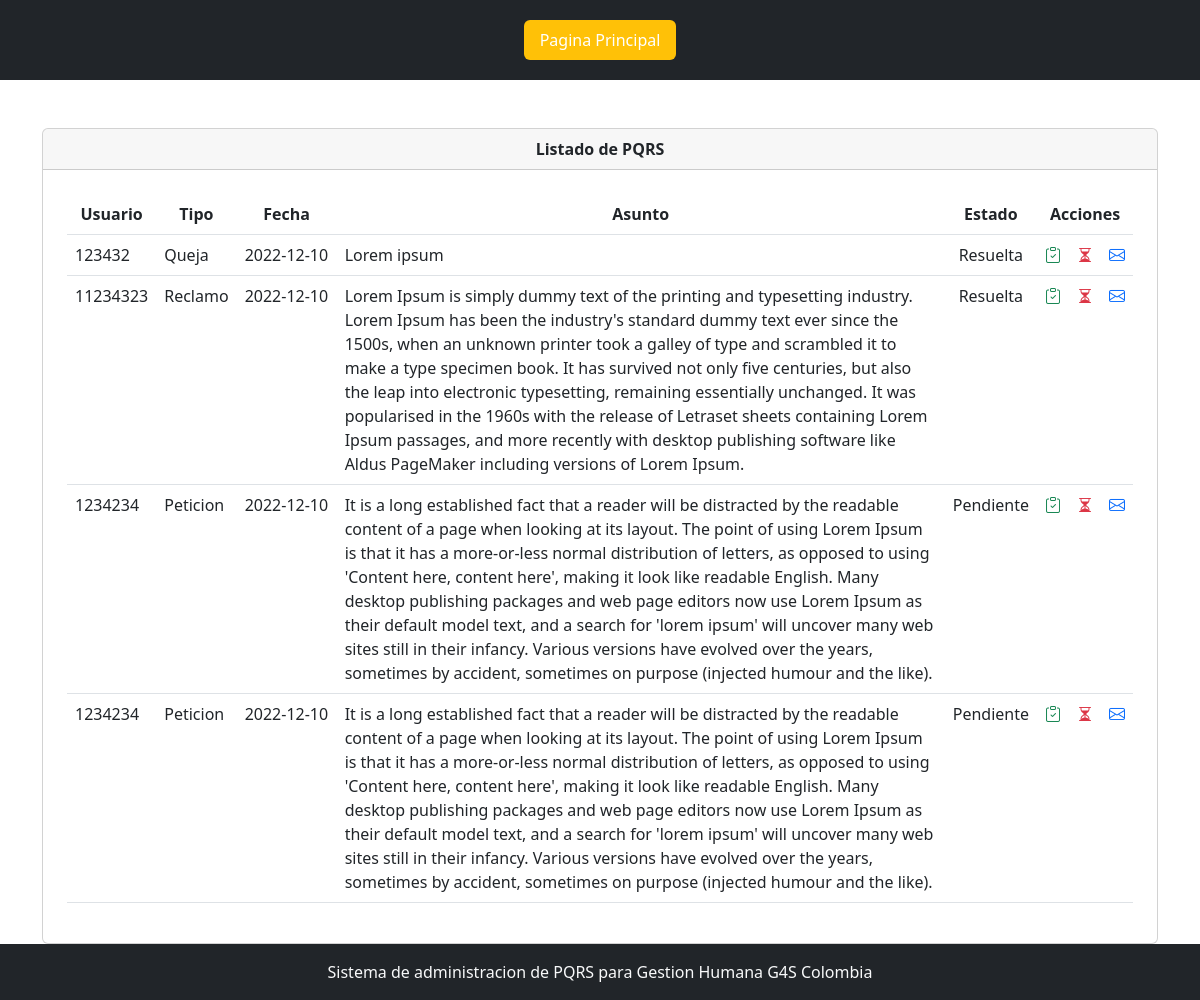
/adminModule.php, run on the app's committed database.
### tables this page shows
CREATE TABLE `PQR` (
  `ID` int(11) NOT NULL,
  `CEDULA` int(11) NOT NULL,
  `TIPO` text NOT NULL,
  `ASUNTO` text NOT NULL,
  `FECHA` date NOT NULL DEFAULT current_timestamp(),
  `ESTADO` text NOT NULL,
  `CORREO` text NOT NULL
);

### adminModule.php (the view, shortened to what this page needs)
<?php include './template/adminModuleHeader.php' ?>
<?php
include_once './model/connection.php';
$sentencia = $bd->query("SELECT * FROM PQR");
$pqr = $sentencia->fetchAll(PDO::FETCH_OBJ);
?>
<main>
    <div class="container mt-5">
        <div class="row justify-content-center">
            <div class="col-md-12">
                <div class="card">
                    <div class="card-header text-center">
                        <strong>Listado de PQRS</strong>
                    </div>
                    <div class="p-4">
                        <div class="table-responsive align-middle">
                            <table class="table">
                                <thead>
                                    <tr class="text-center">
                                        <th scope="col">Usuario</th>
                                        <th scope="col">Tipo</th>
                                        <th style="width: 100px;" scope="col">Fecha</th>
                                        <th scope="col">Asunto</th>
                                        <th scope="col">Estado</th>
                                        <th scope="col" colspan="3">Acciones</th>
                                    </tr>
                                </thead>
                                <tbody>
                                    <?php
                                    foreach ($pqr as $dato) {
                                    ?>
                                        <tr class="">
                                            <td><?php echo $dato->CEDULA; ?></td>
                                            <td><?php echo $dato->TIPO; ?></td>
                                            <td><?php echo $dato->FECHA; ?></td>
                                            <td><?php echo $dato->ASUNTO; ?></td>
                                            <td class="text-center"><?php echo $dato->ESTADO; ?></td>
                                            <td class="text-center text-success"><a title="Marcar como Resuelta" href="setEstado.php?action=Resuelta&codigo=<?php echo $dato->ID; ?>"><i class="bi bi-clipboard-check text-success"></i></a></td>
                                            <td><a title="Marcar como Pendiente" href="setEstado.php?action=Pendiente&codigo=<?php echo $dato->ID; ?>"><i class="bi bi-hourglass-split text-danger"></i></a></td>
                                            <td><a title="Responder" href="mailto:<?php echo $dato->CORREO; ?>" target="_blank"><i class="bi bi-envelope text-primary"></i></a></td>
                                        </tr>
                                    <?php
                                    }
                                    ?>
                                </tbody>
                            </table>
                        </div>
                    </div>
                </div>
            </div>
        </div>
    </div>
</main>
<?php include './template/adminModuleFooter.php' ?>

### template/adminModuleHeader.php (shortened to what this page needs)
<!doctype html>
<html lang="en">
<head>
    <link href="https://cdn.jsdelivr.net/npm/bootstrap@5.2.1/dist/css/bootstrap.min.css" rel="stylesheet">
    <link rel="stylesheet" href="https://cdn.jsdelivr.net/npm/bootstrap-icons@1.5.0/font/bootstrap-icons.css">
</head>
<body>
    <div class="container-fluid bg-dark">
        <header class="d-flex justify-content-center py-3">
            <ul class="nav nav-pills">
                <li class="nav-item m-1"><a href="index.php" class="nav-link active bg-warning" aria-current="page">Pagina Principal</a></li>
            </ul>
        </header>
    </div>

### template/adminModuleFooter.php (shortened to what this page needs)
<footer class="footer container-fluid bg-dark mt-auto">
    <div class="row">
        <div class="col-md text-light text-center py-3">
            Sistema de administracion de PQRS para Gestion Humana G4S Colombia
        </div>
    </div>
</footer>
</body>
</html>

### data on the page
pqr: CEDULA "123432", TIPO "Queja", FECHA "2022-12-10", ASUNTO "Lorem ipsum", ESTADO "Resuelta"
pqr: CEDULA "11234323", TIPO "Reclamo", FECHA "2022-12-10", ASUNTO "Lorem Ipsum is simply dummy text of the printing and typesetting industry. Lorem Ipsum has been the industry's standard dummy text ever since the 1500s, when an unknown printer took a galley of type and scrambled it to make a type specimen book. It has survived not only five centuries, but also the leap into electronic typesetting, remaining essentially unchanged. It was popularised in the 1960s with the release of Letraset sheets containing Lorem Ipsum passages, and more recently with desktop publishing software like Aldus PageMaker including versions of Lorem Ipsum.", ESTADO "Resuelta"
pqr: CEDULA "1234234", TIPO "Peticion", FECHA "2022-12-10", ASUNTO "It is a long established fact that a reader will be distracted by the readable content of a page when looking at its layout. The point of using Lorem Ipsum is that it has a more-or-less normal distribution of letters, as opposed to using 'Content here, content here', making it look like readable English. Many desktop publishing packages and web page editors now use Lorem Ipsum as their default model text, and a search for 'lorem ipsum' will uncover many web sites still in their infancy. Various versions have evolved over the years, sometimes by accident, sometimes on purpose (injected humour and the like).", ESTADO "Pendiente"
pqr: CEDULA "1234234", TIPO "Peticion", FECHA "2022-12-10", ASUNTO "It is a long established fact that a reader will be distracted by the readable content of a page when looking at its layout. The point of using Lorem Ipsum is that it has a more-or-less normal distribution of letters, as opposed to using 'Content here, content here', making it look like readable English. Many desktop publishing packages and web page editors now use Lorem Ipsum as their default model text, and a search for 'lorem ipsum' will uncover many web sites still in their infancy. Various versions have evolved over the years, sometimes by accident, sometimes on purpose (injected humour and the like).", ESTADO "Pendiente"
